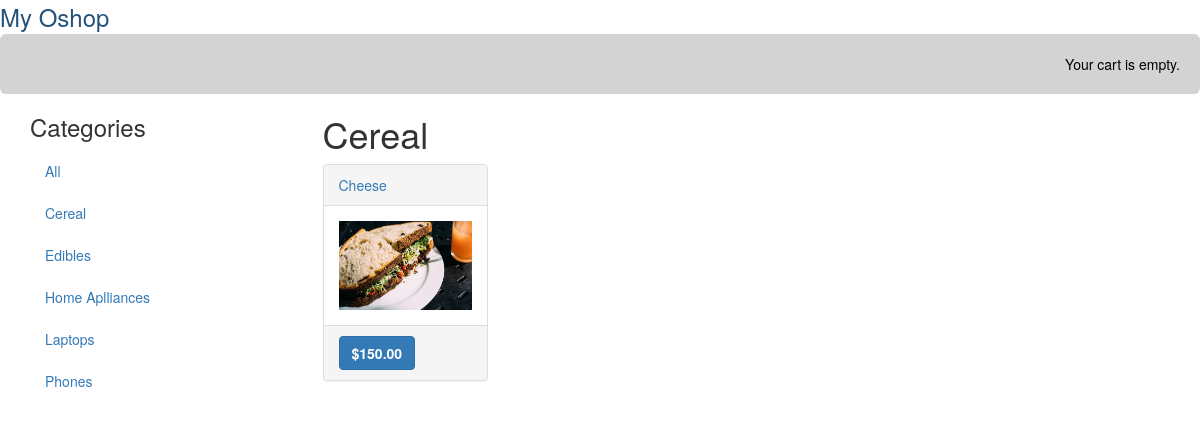
/cereal/, run on the app's committed database.
### oshop/models.py (models this page shows, shortened)
class Category(models.Model):
    name = models.CharField(max_length=200,
    db_index=True)
    slug = models.SlugField(max_length=200, unique=True)
    class Meta:
        ordering = ('name',)
        verbose_name = 'category'
        verbose_name_plural = 'categories'
    def get_absolute_url(self):
        return reverse('oshop:product_list_by_category',args=[self.slug])

class Product(models.Model):
    category = models.ForeignKey(Category,related_name='products',on_delete=models.CASCADE)
    name = models.CharField(max_length=200, db_index=True)
    slug = models.SlugField(max_length=200, db_index=True)
    image = models.ImageField(upload_to='products/%Y/%m/%d',blank=True)
    description = models.TextField(blank=True)
    price = models.DecimalField(max_digits=10, decimal_places=2)
    available = models.BooleanField(default=True)
    created = models.DateTimeField(auto_now_add=True)
    updated = models.DateTimeField(auto_now=True)
    class Meta:
        ordering = ('name',)
        index_together = (('id', 'slug'),)
    def get_absolute_url(self):
        return reverse('oshop:product_detail',args=[self.id, self.slug])

### oshop/views.py (the view)
# urls.py: path('', views.product_list, name='product_list'),
def product_list(request, category_slug=None):
    category = None
    categories = Category.objects.all()
    products = Product.objects.filter(available=True)
    if category_slug:
        category = get_object_or_404(Category, slug=category_slug)
        products = products.filter(category=category)
    return render(request,
                    'oshop/product/list.html',
                    {'category': category,
                    'categories': categories,
                    'products': products})

### cart/cart.py (called while the page is built)
    def __len__(self):
        return sum(item['quantity'] for item in self.cart.values())

### cart/context_processors.py (called while the page is built)
def cart(request):
    return {'cart': Cart(request)}

### oshop/templates/oshop/product/list.html (shortened to what this page needs)
{% extends "oshop/base.html" %}
{% load static %}
{% load crispy_forms_tags %}
{% block content %}
<div class="container">
    <div class="row">
        <div class="col-md-3">
                <h3>Categories</h3>
            <ul class="nav nav-pills nav-stacked">
                    <li {% if not category %}class="selected"{% endif %}>
                            <a href="{% url "oshop:product_list" %}">All</a>
                    </li>
                         {% for c in categories %}
                            <li {% if category.slug == c.slug %}class="selected"
                            {% endif %}>
                            <a href="{{ c.get_absolute_url }}">{{ c.name }}</a>
                             </li>
                        {% endfor %}
            </ul>
        </div>
        <div class="col-md-8">
             <h1>{% if category %}{{ category.name }}{% else %}Products {% endif %}</h1>
             <div class="row">
                {% for product in products %}
                    <div class="col-md-3">
                        <div class="panel panel-default">
                                <div class="panel-heading">
                                    <a href="{{ product.get_absolute_url }}">{{ product.name }}
                                    </a>
                                </div>
                                <div class="panel-body">
                                    <a href="{{ product.get_absolute_url }}">
                                        <img src="{{ product.image.url }}
                                       " class="img-responsive">
                                    </a>
                                </div>
                                <div class="panel-footer" ><a class="btn btn-primary" href="#"><b> ${{ product.price }}</b>  </a>
                                </div>
                        </div>
                    </div>
                {% endfor %}
            </div>
        </div>
    </div>
</div>
{% endblock %}

### data on the page
Category: name "Cereal"
Category: name "Edibles"
Category: name "Home Aplliances"
Category: name "Laptops"
Category: name "Phones"
Product: name "Cheese", image (picture), price "150.00"
